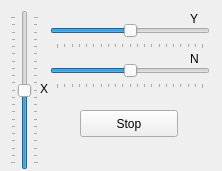
<?xml version="1.0" encoding="UTF-8"?>
<ui version="4.0">
 <class>Form</class>
 <widget class="QWidget" name="Form">
  <property name="geometry">
   <rect>
    <x>0</x>
    <y>0</y>
    <width>222</width>
    <height>171</height>
   </rect>
  </property>
  <property name="windowTitle">
   <string>JoyGUI</string>
  </property>
  <widget class="QSlider" name="surgeSlider">
   <property name="geometry">
    <rect>
     <x>10</x>
     <y>10</y>
     <width>29</width>
     <height>160</height>
    </rect>
   </property>
   <property name="minimum">
    <number>-100</number>
   </property>
   <property name="maximum">
    <number>100</number>
   </property>
   <property name="orientation">
    <enum>Qt::Vertical</enum>
   </property>
   <property name="tickPosition">
    <enum>QSlider::TicksBothSides</enum>
   </property>
   <property name="tickInterval">
    <number>10</number>
   </property>
  </widget>
  <widget class="QSlider" name="swaySlider">
   <property name="geometry">
    <rect>
     <x>50</x>
     <y>20</y>
     <width>160</width>
     <height>29</height>
    </rect>
   </property>
   <property name="minimum">
    <number>-100</number>
   </property>
   <property name="maximum">
    <number>100</number>
   </property>
   <property name="value">
    <number>0</number>
   </property>
   <property name="orientation">
    <enum>Qt::Horizontal</enum>
   </property>
   <property name="tickPosition">
    <enum>QSlider::TicksBelow</enum>
   </property>
   <property name="tickInterval">
    <number>10</number>
   </property>
  </widget>
  <widget class="QLabel" name="label">
   <property name="geometry">
    <rect>
     <x>40</x>
     <y>80</y>
     <width>16</width>
     <height>17</height>
    </rect>
   </property>
   <property name="text">
    <string>X</string>
   </property>
  </widget>
  <widget class="QLabel" name="label_2">
   <property name="geometry">
    <rect>
     <x>190</x>
     <y>10</y>
     <width>21</width>
     <height>17</height>
    </rect>
   </property>
   <property name="text">
    <string>Y</string>
   </property>
  </widget>
  <widget class="QSlider" name="torqueSlider">
   <property name="geometry">
    <rect>
     <x>50</x>
     <y>60</y>
     <width>160</width>
     <height>29</height>
    </rect>
   </property>
   <property name="minimum">
    <number>-100</number>
   </property>
   <property name="maximum">
    <number>100</number>
   </property>
   <property name="orientation">
    <enum>Qt::Horizontal</enum>
   </property>
   <property name="tickPosition">
    <enum>QSlider::TicksBelow</enum>
   </property>
  </widget>
  <widget class="QLabel" name="label_3">
   <property name="geometry">
    <rect>
     <x>190</x>
     <y>50</y>
     <width>21</width>
     <height>17</height>
    </rect>
   </property>
   <property name="text">
    <string>N</string>
   </property>
  </widget>
  <widget class="QPushButton" name="stopButton">
   <property name="geometry">
    <rect>
     <x>80</x>
     <y>110</y>
     <width>98</width>
     <height>27</height>
    </rect>
   </property>
   <property name="text">
    <string>Stop</string>
   </property>
  </widget>
 </widget>
 <resources/>
 <connections/>
</ui>
